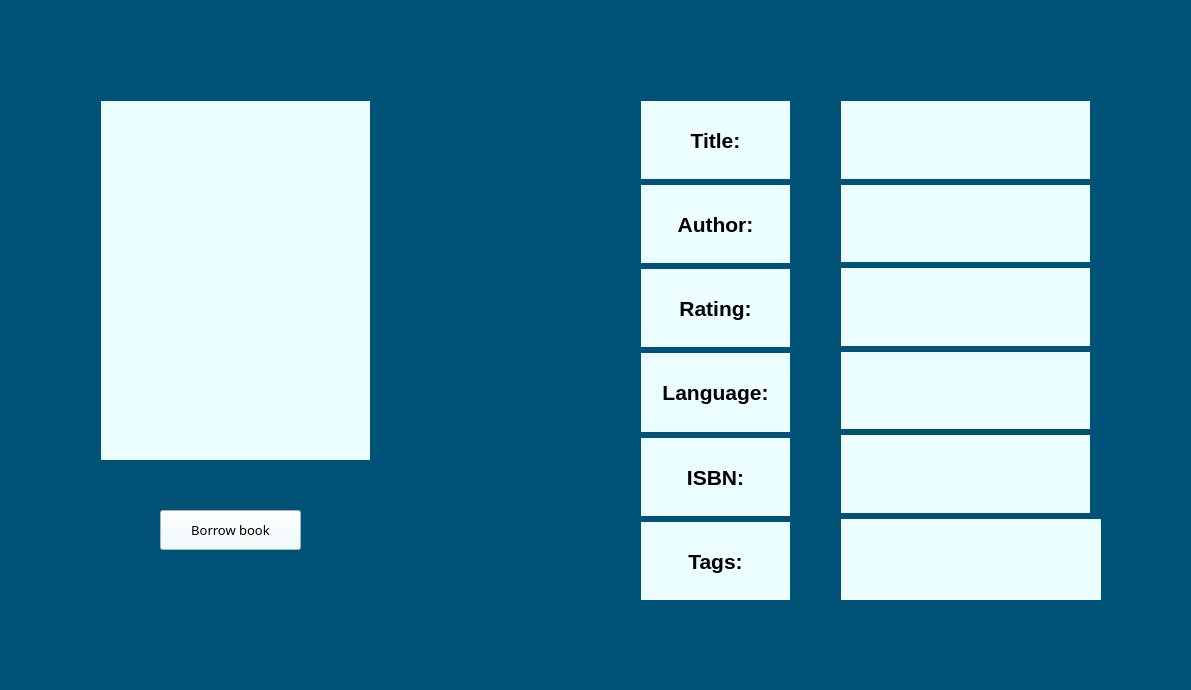
<?xml version="1.0" encoding="UTF-8"?>
<ui version="4.0">
 <class>SelectedBookDetails</class>
 <widget class="QWidget" name="SelectedBookDetails">
  <property name="geometry">
   <rect>
    <x>0</x>
    <y>0</y>
    <width>1191</width>
    <height>690</height>
   </rect>
  </property>
  <property name="windowTitle">
   <string>Details</string>
  </property>
  <property name="styleSheet">
   <string notr="true">background-color: rgb(0, 83, 119);</string>
  </property>
  <widget class="QWidget" name="verticalLayoutWidget">
   <property name="geometry">
    <rect>
     <x>90</x>
     <y>90</y>
     <width>291</width>
     <height>381</height>
    </rect>
   </property>
   <layout class="QVBoxLayout" name="verticalLayout">
    <item>
     <widget class="QLabel" name="bookImage">
      <property name="styleSheet">
       <string notr="true">background-color: rgb(235, 253, 255);</string>
      </property>
      <property name="frameShape">
       <enum>QFrame::NoFrame</enum>
      </property>
      <property name="frameShadow">
       <enum>QFrame::Plain</enum>
      </property>
      <property name="text">
       <string/>
      </property>
      <property name="textFormat">
       <enum>Qt::PlainText</enum>
      </property>
      <property name="alignment">
       <set>Qt::AlignCenter</set>
      </property>
      <property name="wordWrap">
       <bool>false</bool>
      </property>
     </widget>
    </item>
   </layout>
  </widget>
  <widget class="QWidget" name="verticalLayoutWidget_3">
   <property name="geometry">
    <rect>
     <x>830</x>
     <y>90</y>
     <width>271</width>
     <height>521</height>
    </rect>
   </property>
   <layout class="QVBoxLayout" name="verticalLayout_5">
    <item>
     <widget class="QLabel" name="bookTitle">
      <property name="font">
       <font>
        <pointsize>10</pointsize>
       </font>
      </property>
      <property name="styleSheet">
       <string notr="true">background-color: rgb(235, 253, 255);</string>
      </property>
      <property name="text">
       <string/>
      </property>
      <property name="alignment">
       <set>Qt::AlignCenter</set>
      </property>
      <property name="wordWrap">
       <bool>true</bool>
      </property>
      <property name="indent">
       <number>5</number>
      </property>
     </widget>
    </item>
    <item>
     <widget class="QLabel" name="bookAuthor">
      <property name="font">
       <font>
        <pointsize>10</pointsize>
       </font>
      </property>
      <property name="styleSheet">
       <string notr="true">background-color: rgb(235, 253, 255);</string>
      </property>
      <property name="text">
       <string/>
      </property>
      <property name="alignment">
       <set>Qt::AlignCenter</set>
      </property>
      <property name="wordWrap">
       <bool>true</bool>
      </property>
      <property name="indent">
       <number>5</number>
      </property>
     </widget>
    </item>
    <item>
     <widget class="QLabel" name="bookRating">
      <property name="font">
       <font>
        <pointsize>16</pointsize>
       </font>
      </property>
      <property name="styleSheet">
       <string notr="true">background-color: rgb(235, 253, 255);</string>
      </property>
      <property name="text">
       <string/>
      </property>
      <property name="alignment">
       <set>Qt::AlignCenter</set>
      </property>
      <property name="indent">
       <number>5</number>
      </property>
     </widget>
    </item>
    <item>
     <widget class="QLabel" name="bookLanguage">
      <property name="font">
       <font>
        <pointsize>16</pointsize>
       </font>
      </property>
      <property name="styleSheet">
       <string notr="true">background-color: rgb(235, 253, 255);</string>
      </property>
      <property name="text">
       <string/>
      </property>
      <property name="alignment">
       <set>Qt::AlignCenter</set>
      </property>
      <property name="indent">
       <number>5</number>
      </property>
     </widget>
    </item>
    <item>
     <widget class="QLabel" name="bookISBN">
      <property name="font">
       <font>
        <pointsize>16</pointsize>
       </font>
      </property>
      <property name="styleSheet">
       <string notr="true">background-color: rgb(235, 253, 255);</string>
      </property>
      <property name="text">
       <string/>
      </property>
      <property name="alignment">
       <set>Qt::AlignCenter</set>
      </property>
      <property name="indent">
       <number>5</number>
      </property>
     </widget>
    </item>
    <item>
     <widget class="QLabel" name="bookTags">
      <property name="minimumSize">
       <size>
        <width>269</width>
        <height>81</height>
       </size>
      </property>
      <property name="maximumSize">
       <size>
        <width>269</width>
        <height>81</height>
       </size>
      </property>
      <property name="font">
       <font>
        <pointsize>8</pointsize>
       </font>
      </property>
      <property name="styleSheet">
       <string notr="true">background-color: rgb(235, 253, 255);</string>
      </property>
      <property name="text">
       <string/>
      </property>
      <property name="alignment">
       <set>Qt::AlignCenter</set>
      </property>
      <property name="indent">
       <number>5</number>
      </property>
     </widget>
    </item>
   </layout>
  </widget>
  <widget class="QWidget" name="verticalLayoutWidget_4">
   <property name="geometry">
    <rect>
     <x>630</x>
     <y>90</y>
     <width>171</width>
     <height>521</height>
    </rect>
   </property>
   <layout class="QVBoxLayout" name="verticalLayout_6">
    <item>
     <widget class="QLabel" name="Title">
      <property name="font">
       <font>
        <pointsize>16</pointsize>
        <weight>75</weight>
        <bold>true</bold>
       </font>
      </property>
      <property name="styleSheet">
       <string notr="true">background-color: rgb(235, 253, 255);</string>
      </property>
      <property name="text">
       <string>Title:</string>
      </property>
      <property name="alignment">
       <set>Qt::AlignCenter</set>
      </property>
     </widget>
    </item>
    <item>
     <widget class="QLabel" name="Author">
      <property name="font">
       <font>
        <pointsize>16</pointsize>
        <weight>75</weight>
        <bold>true</bold>
       </font>
      </property>
      <property name="styleSheet">
       <string notr="true">background-color: rgb(235, 253, 255);</string>
      </property>
      <property name="text">
       <string>Author:</string>
      </property>
      <property name="alignment">
       <set>Qt::AlignCenter</set>
      </property>
     </widget>
    </item>
    <item>
     <widget class="QLabel" name="Rating">
      <property name="font">
       <font>
        <pointsize>16</pointsize>
        <weight>75</weight>
        <bold>true</bold>
       </font>
      </property>
      <property name="styleSheet">
       <string notr="true">background-color: rgb(235, 253, 255);</string>
      </property>
      <property name="text">
       <string>Rating:</string>
      </property>
      <property name="alignment">
       <set>Qt::AlignCenter</set>
      </property>
     </widget>
    </item>
    <item>
     <widget class="QLabel" name="Language">
      <property name="font">
       <font>
        <pointsize>16</pointsize>
        <weight>75</weight>
        <bold>true</bold>
       </font>
      </property>
      <property name="styleSheet">
       <string notr="true">background-color: rgb(235, 253, 255);</string>
      </property>
      <property name="text">
       <string>Language:</string>
      </property>
      <property name="alignment">
       <set>Qt::AlignCenter</set>
      </property>
     </widget>
    </item>
    <item>
     <widget class="QLabel" name="ISBN">
      <property name="font">
       <font>
        <pointsize>16</pointsize>
        <weight>75</weight>
        <bold>true</bold>
       </font>
      </property>
      <property name="styleSheet">
       <string notr="true">background-color: rgb(235, 253, 255);</string>
      </property>
      <property name="text">
       <string>ISBN:</string>
      </property>
      <property name="alignment">
       <set>Qt::AlignCenter</set>
      </property>
     </widget>
    </item>
    <item>
     <widget class="QLabel" name="Tags">
      <property name="font">
       <font>
        <pointsize>16</pointsize>
        <weight>75</weight>
        <bold>true</bold>
       </font>
      </property>
      <property name="styleSheet">
       <string notr="true">background-color: rgb(235, 253, 255);</string>
      </property>
      <property name="text">
       <string>Tags:</string>
      </property>
      <property name="alignment">
       <set>Qt::AlignCenter</set>
      </property>
     </widget>
    </item>
   </layout>
  </widget>
  <widget class="QPushButton" name="borrowBtn">
   <property name="geometry">
    <rect>
     <x>160</x>
     <y>510</y>
     <width>141</width>
     <height>40</height>
    </rect>
   </property>
   <property name="font">
    <font>
     <family>Bahnschrift SemiBold</family>
     <pointsize>10</pointsize>
    </font>
   </property>
   <property name="styleSheet">
    <string notr="true">background-color: rgb(235, 253, 255);</string>
   </property>
   <property name="text">
    <string>Borrow book</string>
   </property>
  </widget>
 </widget>
 <layoutdefault spacing="6" margin="11"/>
 <resources/>
 <connections/>
</ui>
